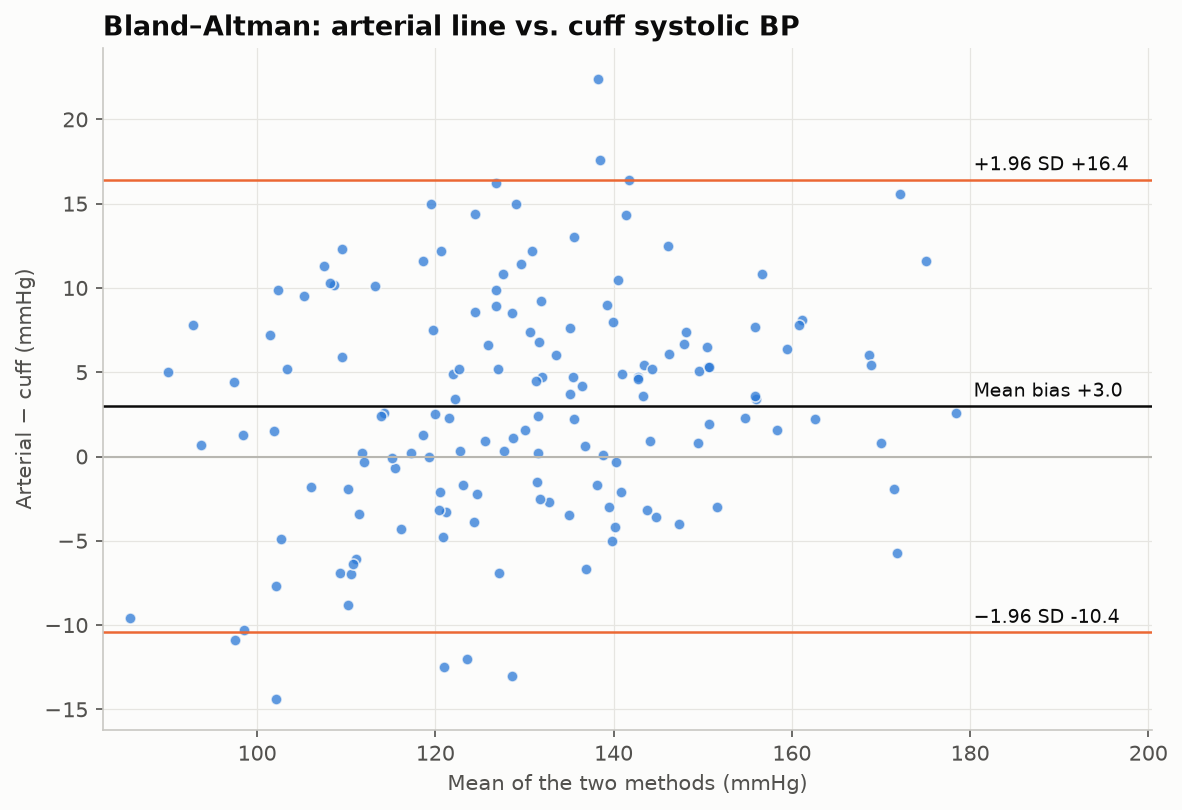

Recreate this plot in Python.
"""
Bland–Altman Plot  -  family: Scientific

DESIGN PURPOSE
Plots the difference between two measurement methods against their mean, with
lines for the mean bias and the 95% limits of agreement. It answers whether
two methods agree well enough to be interchangeable, which a correlation
coefficient cannot.

WHEN TO USE
  - Compare a new measurement device or assay with a reference standard
  - Assess inter-rater or test–retest agreement on a continuous scale
  - Detect proportional bias, where the difference grows with magnitude

AVOID WHEN
  - Measurements are categorical (use Cohen's kappa or a confusion matrix)
  - The goal is prediction rather than agreement (use a scatter plot with
    regression)

ALTERNATIVES
  - Scatter plot with identity line
  - Passing–Bablok / Deming regression plot

EXAMPLE
Simulated systolic blood pressure measured in 150 patients with a cuff device
(A) and an arterial line (B).

Run:  python bland_altman.py
"""
import sys
from pathlib import Path

import numpy as np
import pandas as pd
import matplotlib.pyplot as plt

# Library style: categorical colors in fixed order, recessive axes, hairline grid.
PALETTE = ["#2a78d6", "#eb6834", "#1baf7a", "#eda100",
           "#e87ba4", "#008300", "#6250d6", "#e34948"]
SEQ_CMAP = "Blues"      # sequential: one hue, light -> dark
DIV_CMAP = "RdBu_r"     # diverging: two opposite hues, neutral midpoint
GRAY = "#b8b7b1"        # de-emphasised marks
plt.rcParams.update({
    "figure.figsize": (8, 4.8), "figure.dpi": 110, "figure.facecolor": "#fcfcfb",
    "axes.facecolor": "#fcfcfb", "axes.edgecolor": "#c9c8c3", "axes.linewidth": 0.8,
    "axes.spines.top": False, "axes.spines.right": False,
    "axes.grid": True, "grid.color": "#e6e5e1", "grid.linewidth": 0.6, "axes.axisbelow": True,
    "axes.prop_cycle": plt.cycler(color=PALETTE),
    "axes.titlesize": 13, "axes.titleweight": "bold", "axes.titlelocation": "left",
    "axes.labelcolor": "#52514e", "xtick.color": "#52514e", "ytick.color": "#52514e",
    "text.color": "#0b0b0b", "font.size": 10, "lines.linewidth": 2,
    "legend.frameon": False,
})

# --- Example data ------------------------------------------------------------
rng = np.random.default_rng(9)
true_sbp = rng.normal(128, 18, 150)
method_a = true_sbp + rng.normal(0, 4, 150)
method_b = true_sbp + 3 + 0.06 * (true_sbp - 128) + rng.normal(0, 5, 150)
df = pd.DataFrame({"cuff": method_a.round(1), "arterial": method_b.round(1)})
df["mean"] = (df.cuff + df.arterial) / 2
df["diff"] = df.arterial - df.cuff
bias, sd = df["diff"].mean(), df["diff"].std(ddof=1)
loa = (bias - 1.96 * sd, bias + 1.96 * sd)
print(f"bias = {bias:.2f} mmHg, limits of agreement = {loa[0]:.2f} to {loa[1]:.2f}")
df.head()

# --- Plot --------------------------------------------------------------------
fig, ax = plt.subplots(figsize=(8, 5.5))
ax.scatter(df["mean"], df["diff"], s=28, color=PALETTE[0], alpha=0.75,
           edgecolor="#fcfcfb", linewidth=0.8)
ax.axhline(0, color=GRAY, linewidth=1)
ax.axhline(bias, color="#0b0b0b", linewidth=1.2)
for v in loa:
    ax.axhline(v, color=PALETTE[1], linewidth=1.2)
x_lab = df["mean"].max() + 2
for v, lab in [(bias, f"Mean bias {bias:+.1f}"), (loa[1], f"+1.96 SD {loa[1]:+.1f}"),
               (loa[0], f"−1.96 SD {loa[0]:+.1f}")]:
    ax.text(x_lab, v + 0.3, lab, va="bottom", fontsize=9, color="#0b0b0b")
ax.set_xlim(df["mean"].min() - 3, df["mean"].max() + 22)
ax.set_xlabel("Mean of the two methods (mmHg)")
ax.set_ylabel("Arterial − cuff (mmHg)")
ax.set_title("Bland–Altman: arterial line vs. cuff systolic BP")
fig.tight_layout()

# --- Save / show -------------------------------------------------------------
out = Path(__file__).with_name(Path(__file__).stem + ".png")
fig.savefig(out, dpi=150, bbox_inches="tight")
print(f"saved {out}")
if "--no-show" not in sys.argv:
    plt.show()
